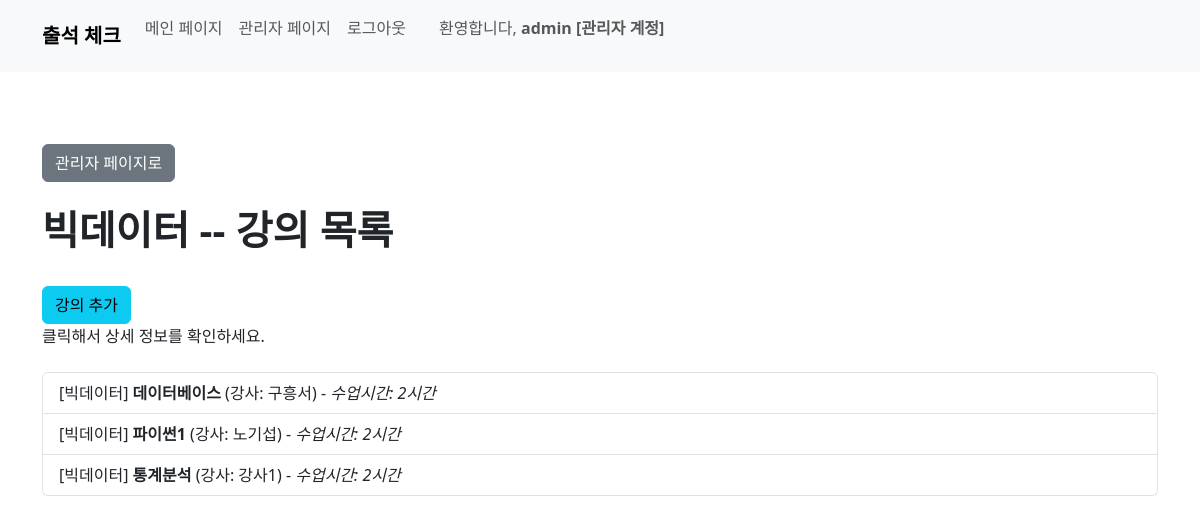
/course/2 (signed in), run on the app's committed database.
### user/models.py (models this page shows)
class Division(models.Model):
    name = models.CharField(max_length=50)
    def __str__(self):
        return self.name

### course/models.py (models this page shows, shortened)
class Course(models.Model):
    course_name = models.CharField(max_length=50)
    teacher_name = models.CharField(max_length=20)
    division_name = models.ForeignKey(Division, on_delete=models.CASCADE)
    start_date = models.DateField()
    start_at = models.TimeField()
    end_at = models.TimeField()
    hours = models.IntegerField()

### course/views.py (the view)
# urls.py: path('<int:pk>', views.course_list, name='course_list'),
@user_passes_test(lambda u: u.is_staff, login_url='/') # 권한 없으면 홈으로
def course_list(request, pk):
    division = Division.objects.get(pk=pk)
    course = Course.objects.filter(division_name_id=pk)
    context = {
        'course': course,
        'division': division,
        }
    return render(request, 'course/course_list.html', context)

### course/templates/course/course_list.html (shortened to what this page needs)
{% load static %}
{% load django_bootstrap5 %}
{% bootstrap_css %}
<!DOCTYPE html>
<html>
<head>
</head>
<body>
  {% include 'home/navbar.html' %}
  <br><br><br>
    <div class="container">
      <a class="btn btn-secondary" href="{% url 'user:division_list' %}" role="button">관리자 페이지로</a>
      <br><br>
      <h1><b>{{division.name}} -- 강의 목록</b></h1>
      <br>
      <a class="btn btn-info" href="{% url 'course:create_course' %}" role="button">강의 추가</a>
      <br>
      클릭해서 상세 정보를 확인하세요.
      <br><br>
      <div class="list-group">
        {% for c in course %}
          <a href="{% url 'course:course_detail' c.pk %}" class="list-group-item list-group-item-action">
            [{{ c.division_name }}] <b>{{ c.course_name }}</b> (강사: {{ c.teacher_name }}) - <i>수업시간: {{ c.hours }}시간</i>
          </a>
        {% endfor %}
      </div>
  </div>
</body>
</html>

### home/templates/home/navbar.html (shortened to what this page needs)
{% load django_bootstrap5 %}
{% bootstrap_css %}
<nav class="navbar navbar-expand-lg bg-body-tertiary bg-light">
  <div class="container-fluid container">
      <a class="navbar-brand" href="{% url 'home:home' %}"><b>출석 체크</b></a>
      <div class="collapse navbar-collapse" id="navbarNav">
          <ul class="navbar-nav mb-3">
              {% if user.is_authenticated %}
                  {% if user.is_staff %}
                      <li class="nav-item">
                        <a class="nav-link" aria-current="page" href="{% url 'home:home' %}">메인 페이지</a>
                      </li>
                      <li class="nav-item">
                        <a class="nav-link" aria-current="page" href="{% url 'user:admin_home' %}">관리자 페이지</a>
                      </li>
                      <li class="nav-item">
                        <a class="nav-link" aria-current="page" href="{% url 'home:logout' %}">로그아웃</a>
                      </li>
                      {% if user.student %}
                      <span class="navbar-text mr-3">
                        &nbsp;&nbsp;&nbsp;&nbsp;&nbsp; 환영합니다, <b> {{ user.student }} </b>
                      </span>
                      {% else %}
                      <span class="navbar-text mr-3">
                        &nbsp;&nbsp;&nbsp;&nbsp;&nbsp; 환영합니다, <b> {{ user }} [관리자 계정] </b>
                      </span>
                      {% endif %}
                  {% endif %}
              {% else %}
                <li class="nav-item">
                  <a class="nav-link active" href="{% url 'home:login' %}">로그인</a>
                </li>
              {% endif %}
          </ul>
      </div>
  </div>
</nav>

### data on the page
Division: name "빅데이터"
Course: division_name "빅데이터", course_name "데이터베이스", teacher_name "구흥서", hours "2"
Course: division_name "빅데이터", course_name "파이썬1", teacher_name "노기섭", hours "2"
Course: division_name "빅데이터", course_name "통계분석", teacher_name "강사1", hours "2"

### other printed values
{{ user }} "admin"
